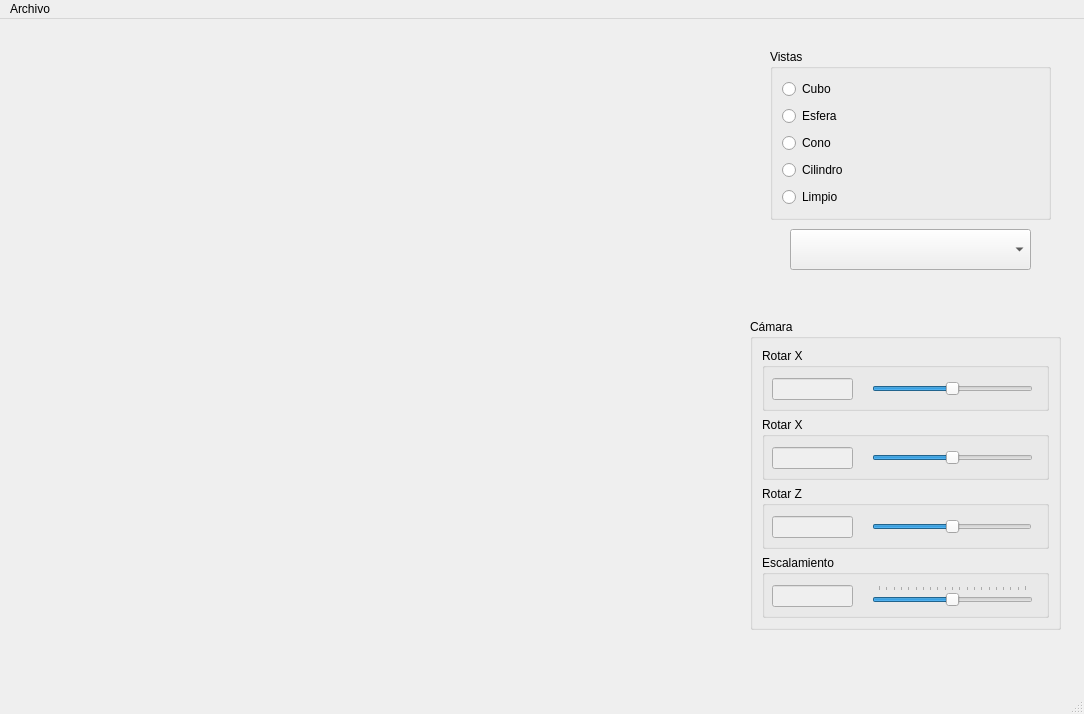
<?xml version="1.0" encoding="UTF-8"?>
<ui version="4.0">
 <class>MainWindow</class>
 <widget class="QMainWindow" name="MainWindow">
  <property name="geometry">
   <rect>
    <x>0</x>
    <y>0</y>
    <width>1084</width>
    <height>714</height>
   </rect>
  </property>
  <property name="windowTitle">
   <string>MainWindow</string>
  </property>
  <widget class="QWidget" name="centralwidget">
   <widget class="QWidget" name="horizontalLayoutWidget">
    <property name="geometry">
     <rect>
      <x>20</x>
      <y>20</y>
      <width>721</width>
      <height>631</height>
     </rect>
    </property>
    <layout class="QHBoxLayout" name="horizontalLayout"/>
   </widget>
   <widget class="QGroupBox" name="groupBox_2">
    <property name="geometry">
     <rect>
      <x>770</x>
      <y>30</y>
      <width>281</width>
      <height>171</height>
     </rect>
    </property>
    <property name="title">
     <string>Vistas</string>
    </property>
    <layout class="QVBoxLayout" name="verticalLayout">
     <item>
      <widget class="QRadioButton" name="radioButton">
       <property name="text">
        <string>Cubo</string>
       </property>
      </widget>
     </item>
     <item>
      <widget class="QRadioButton" name="radioButton_2">
       <property name="text">
        <string>Esfera</string>
       </property>
      </widget>
     </item>
     <item>
      <widget class="QRadioButton" name="radioButton_4">
       <property name="text">
        <string>Cono</string>
       </property>
      </widget>
     </item>
     <item>
      <widget class="QRadioButton" name="radioButton_5">
       <property name="text">
        <string>Cilindro</string>
       </property>
      </widget>
     </item>
     <item>
      <widget class="QRadioButton" name="radioButton_3">
       <property name="text">
        <string>Limpio</string>
       </property>
      </widget>
     </item>
    </layout>
   </widget>
   <widget class="QGroupBox" name="groupBox_5">
    <property name="geometry">
     <rect>
      <x>750</x>
      <y>300</y>
      <width>311</width>
      <height>311</height>
     </rect>
    </property>
    <property name="title">
     <string>Cámara</string>
    </property>
    <layout class="QVBoxLayout" name="verticalLayout_2">
     <item>
      <widget class="QGroupBox" name="groupBox">
       <property name="title">
        <string>Rotar X</string>
       </property>
       <widget class="QSlider" name="XSlider">
        <property name="geometry">
         <rect>
          <x>110</x>
          <y>30</y>
          <width>161</width>
          <height>22</height>
         </rect>
        </property>
        <property name="minimum">
         <number>-359</number>
        </property>
        <property name="maximum">
         <number>359</number>
        </property>
        <property name="value">
         <number>0</number>
        </property>
        <property name="sliderPosition">
         <number>0</number>
        </property>
        <property name="orientation">
         <enum>Qt::Horizontal</enum>
        </property>
       </widget>
       <widget class="QLineEdit" name="xLabel">
        <property name="enabled">
         <bool>false</bool>
        </property>
        <property name="geometry">
         <rect>
          <x>10</x>
          <y>30</y>
          <width>81</width>
          <height>22</height>
         </rect>
        </property>
       </widget>
      </widget>
     </item>
     <item>
      <widget class="QGroupBox" name="groupBox_3">
       <property name="title">
        <string>Rotar X</string>
       </property>
       <widget class="QSlider" name="YSlider">
        <property name="geometry">
         <rect>
          <x>110</x>
          <y>30</y>
          <width>161</width>
          <height>22</height>
         </rect>
        </property>
        <property name="minimum">
         <number>-359</number>
        </property>
        <property name="maximum">
         <number>359</number>
        </property>
        <property name="value">
         <number>0</number>
        </property>
        <property name="sliderPosition">
         <number>0</number>
        </property>
        <property name="orientation">
         <enum>Qt::Horizontal</enum>
        </property>
       </widget>
       <widget class="QLineEdit" name="yLabel">
        <property name="enabled">
         <bool>false</bool>
        </property>
        <property name="geometry">
         <rect>
          <x>10</x>
          <y>30</y>
          <width>81</width>
          <height>22</height>
         </rect>
        </property>
       </widget>
      </widget>
     </item>
     <item>
      <widget class="QGroupBox" name="groupBox_4">
       <property name="title">
        <string>Rotar Z</string>
       </property>
       <widget class="QSlider" name="ZSlider">
        <property name="geometry">
         <rect>
          <x>110</x>
          <y>30</y>
          <width>160</width>
          <height>22</height>
         </rect>
        </property>
        <property name="minimum">
         <number>-359</number>
        </property>
        <property name="maximum">
         <number>359</number>
        </property>
        <property name="orientation">
         <enum>Qt::Horizontal</enum>
        </property>
       </widget>
       <widget class="QLineEdit" name="zLabel">
        <property name="enabled">
         <bool>false</bool>
        </property>
        <property name="geometry">
         <rect>
          <x>10</x>
          <y>30</y>
          <width>81</width>
          <height>22</height>
         </rect>
        </property>
       </widget>
      </widget>
     </item>
     <item>
      <widget class="QGroupBox" name="groupBox_6">
       <property name="title">
        <string>Escalamiento</string>
       </property>
       <widget class="QLineEdit" name="scala">
        <property name="enabled">
         <bool>false</bool>
        </property>
        <property name="geometry">
         <rect>
          <x>10</x>
          <y>30</y>
          <width>81</width>
          <height>22</height>
         </rect>
        </property>
       </widget>
       <widget class="QSlider" name="scalaSlider">
        <property name="geometry">
         <rect>
          <x>110</x>
          <y>30</y>
          <width>161</width>
          <height>22</height>
         </rect>
        </property>
        <property name="minimum">
         <number>0</number>
        </property>
        <property name="maximum">
         <number>200</number>
        </property>
        <property name="singleStep">
         <number>10</number>
        </property>
        <property name="value">
         <number>100</number>
        </property>
        <property name="sliderPosition">
         <number>100</number>
        </property>
        <property name="tracking">
         <bool>false</bool>
        </property>
        <property name="orientation">
         <enum>Qt::Horizontal</enum>
        </property>
        <property name="tickPosition">
         <enum>QSlider::TicksAbove</enum>
        </property>
       </widget>
      </widget>
     </item>
    </layout>
   </widget>
   <widget class="ColorCombo" name="comboBox">
    <property name="geometry">
     <rect>
      <x>790</x>
      <y>210</y>
      <width>241</width>
      <height>41</height>
     </rect>
    </property>
   </widget>
  </widget>
  <widget class="QMenuBar" name="menubar">
   <property name="geometry">
    <rect>
     <x>0</x>
     <y>0</y>
     <width>1084</width>
     <height>26</height>
    </rect>
   </property>
   <widget class="QMenu" name="menuArchivo">
    <property name="title">
     <string>Archivo</string>
    </property>
    <addaction name="actionSalir"/>
   </widget>
   <addaction name="menuArchivo"/>
  </widget>
  <widget class="QStatusBar" name="statusbar"/>
  <action name="actionSalir">
   <property name="text">
    <string>Salir</string>
   </property>
  </action>
 </widget>
 <customwidgets>
  <customwidget>
   <class>ColorCombo</class>
   <extends>QComboBox</extends>
   <header location="global">colorcombo.h</header>
  </customwidget>
 </customwidgets>
 <resources/>
 <connections/>
</ui>
